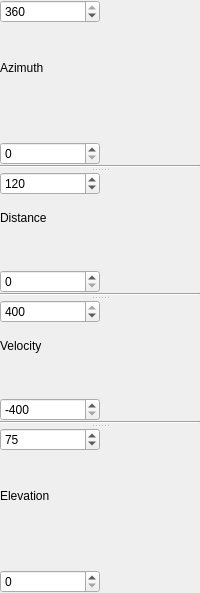
     <widget class="QWidget" name="widgetPlot" native="true">
      <layout class="QHBoxLayout" name="horizontalLayout_32">
       <property name="spacing">
        <number>0</number>
       </property>
       <property name="leftMargin">
        <number>0</number>
       </property>
       <property name="topMargin">
        <number>0</number>
       </property>
       <property name="rightMargin">
        <number>0</number>
       </property>
       <property name="bottomMargin">
        <number>0</number>
       </property>
       <item>
        <widget class="QSplitter" name="splitter_3">
         <property name="orientation">
          <enum>Qt::Vertical</enum>
         </property>
         <widget class="QSplitter" name="splitter_1">
          <property name="orientation">
           <enum>Qt::Vertical</enum>
          </property>
          <widget class="QWidget" name="widgetGrAz" native="true">
           <property name="font">
            <font>
             <underline>false</underline>
            </font>
           </property>
           <layout class="QHBoxLayout" name="horizontalLayout_23">
            <property name="spacing">
             <number>0</number>
            </property>
            <property name="leftMargin">
             <number>0</number>
            </property>
            <property name="topMargin">
             <number>0</number>
            </property>
            <property name="rightMargin">
             <number>0</number>
            </property>
            <property name="bottomMargin">
             <number>0</number>
            </property>
            <item>
             <layout class="QVBoxLayout" name="verticalLayout_5">
              <item>
               <layout class="QHBoxLayout" name="horizontalLayout_21">
                <property name="spacing">
                 <number>0</number>
                </property>
                <item>
                 <widget class="QWidget" name="widget_2" native="true">
                  <property name="minimumSize">
                   <size>
                    <width>0</width>
                    <height>0</height>
                   </size>
                  </property>
                  <layout class="QHBoxLayout" name="horizontalLayout_11">
                   <property name="spacing">
                    <number>0</number>
                   </property>
                   <property name="leftMargin">
                    <number>0</number>
                   </property>
                   <property name="topMargin">
                    <number>0</number>
                   </property>
                   <property name="rightMargin">
                    <number>0</number>
                   </property>
                   <property name="bottomMargin">
                    <number>0</number>
                   </property>
                   <item>
                    <layout class="QVBoxLayout" name="verticalLayout">
                     <item>
                      <layout class="QHBoxLayout" name="horizontalLayout_6">
                       <item>
                        <widget class="QSpinBox" name="azimuthMax">
                         <property name="sizePolicy">
                          <sizepolicy hsizetype="Preferred" vsizetype="Fixed">
                           <horstretch>0</horstretch>
                           <verstretch>0</verstretch>
                          </sizepolicy>
                         </property>
                         <property name="minimumSize">
                          <size>
                           <width>0</width>
                           <height>0</height>
                          </size>
                         </property>
                         <property name="maximum">
                          <number>360</number>
                         </property>
                         <property name="value">
                          <number>360</number>
                         </property>
                        </widget>
                       </item>
                      </layout>
                     </item>
                     <item>
                      <spacer name="verticalSpacer_15">
                       <property name="orientation">
                        <enum>Qt::Vertical</enum>
                       </property>
                       <property name="sizeHint" stdset="0">
                        <size>
                         <width>20</width>
                         <height>40</height>
                        </size>
                       </property>
                      </spacer>
                     </item>
                     <item>
                      <layout class="QHBoxLayout" name="horizontalLayout_3">
                       <item>
                        <widget class="QLabel" name="label_18">
                         <property name="sizePolicy">
                          <sizepolicy hsizetype="Minimum" vsizetype="Preferred">
                           <horstretch>0</horstretch>
                           <verstretch>0</verstretch>
                          </sizepolicy>
                         </property>
                         <property name="text">
                          <string>Azimuth</string>
                         </property>
                        </widget>
                       </item>
                      </layout>
                     </item>
                     <item>
                      <widget class="QLabel" name="azimuthCoordsx">
                       <property name="text">
                        <string/>
                       </property>
                      </widget>
                     </item>
                     <item>
                      <widget class="QLabel" name="azimuthCoordsy">
                       <property name="text">
                        <string/>
                       </property>
                      </widget>
                     </item>
                     <item>
                      <spacer name="verticalSpacer_16">
                       <property name="orientation">
                        <enum>Qt::Vertical</enum>
                       </property>
                       <property name="sizeHint" stdset="0">
                        <size>
                         <width>20</width>
                         <height>40</height>
                        </size>
                       </property>
                      </spacer>
                     </item>
                     <item>
                      <layout class="QHBoxLayout" name="horizontalLayout_12">
                       <item>
                        <widget class="QSpinBox" name="azimuthMin">
                         <property name="sizePolicy">
                          <sizepolicy hsizetype="Preferred" vsizetype="Fixed">
                           <horstretch>0</horstretch>
                           <verstretch>0</verstretch>
                          </sizepolicy>
                         </property>
                         <property name="minimumSize">
                          <size>
                           <width>0</width>
                           <height>0</height>
                          </size>
                         </property>
                         <property name="maximum">
                          <number>360</number>
                         </property>
                        </widget>
                       </item>
                      </layout>
                     </item>
                    </layout>
                   </item>
                  </layout>
                 </widget>
                </item>
                <item>
                 <layout class="QHBoxLayout" name="horizontalLayout_13">
                  <item>
                   <widget class="QWidget" name="widgetAzimuth" native="true">
                    <property name="sizePolicy">
                     <sizepolicy hsizetype="Minimum" vsizetype="Preferred">
                      <horstretch>0</horstretch>
                      <verstretch>0</verstretch>
                     </sizepolicy>
                    </property>
                    <layout class="QHBoxLayout" name="horizontalLayout_26">
                     <property name="spacing">
                      <number>0</number>
                     </property>
                     <property name="leftMargin">
                      <number>0</number>
                     </property>
                     <property name="topMargin">
                      <number>0</number>
                     </property>
                     <property name="rightMargin">
                      <number>0</number>
                     </property>
                     <property name="bottomMargin">
                      <number>0</number>
                     </property>
                    </layout>
                   </widget>
                  </item>
                 </layout>
                </item>
               </layout>
              </item>
              <item>
               <widget class="Line" name="line">
                <property name="orientation">
                 <enum>Qt::Horizontal</enum>
                </property>
               </widget>
              </item>
             </layout>
            </item>
           </layout>
          </widget>
          <widget class="QWidget" name="widgetGrDis" native="true">
           <layout class="QHBoxLayout" name="horizontalLayout_25">
            <property name="spacing">
             <number>0</number>
            </property>
            <property name="leftMargin">
             <number>0</number>
            </property>
            <property name="topMargin">
             <number>0</number>
            </property>
            <property name="rightMargin">
             <number>0</number>
            </property>
            <property name="bottomMargin">
             <number>0</number>
            </property>
            <item>
             <layout class="QVBoxLayout" name="verticalLayout_6">
              <item>
               <layout class="QHBoxLayout" name="horizontalLayout_24">
                <property name="spacing">
                 <number>0</number>
                </property>
                <item>
                 <widget class="QWidget" name="widget_3" native="true">
                  <layout class="QHBoxLayout" name="horizontalLayout_14">
                   <property name="spacing">
                    <number>0</number>
                   </property>
                   <property name="leftMargin">
                    <number>0</number>
                   </property>
                   <property name="topMargin">
                    <number>0</number>
                   </property>
                   <property name="rightMargin">
                    <number>0</number>
                   </property>
                   <property name="bottomMargin">
                    <number>0</number>
                   </property>
                   <item>
                    <layout class="QVBoxLayout" name="verticalLayout_2">
                     <item>
                      <layout class="QHBoxLayout" name="horizontalLayout_4">
                       <item>
                        <widget class="QSpinBox" name="distanceMax">
                         <property name="sizePolicy">
                          <sizepolicy hsizetype="Preferred" vsizetype="Fixed">
                           <horstretch>0</horstretch>
                           <verstretch>0</verstretch>
                          </sizepolicy>
                         </property>
                         <property name="minimumSize">
                          <size>
                           <width>0</width>
                           <height>0</height>
                          </size>
                         </property>
                         <property name="maximum">
                          <number>160</number>
                         </property>
                         <property name="singleStep">
                          <number>5</number>
                         </property>
                         <property name="value">
                          <number>120</number>
                         </property>
                        </widget>
                       </item>
                      </layout>
                     </item>
                     <item>
                      <spacer name="verticalSpacer_9">
                       <property name="orientation">
                        <enum>Qt::Vertical</enum>
                       </property>
                       <property name="sizeHint" stdset="0">
                        <size>
                         <width>20</width>
                         <height>18</height>
                        </size>
                       </property>
                      </spacer>
                     </item>
                     <item>
                      <layout class="QHBoxLayout" name="horizontalLayout_16">
                       <item>
                        <widget class="QLabel" name="label_15">
                         <property name="sizePolicy">
                          <sizepolicy hsizetype="Minimum" vsizetype="Preferred">
                           <horstretch>0</horstretch>
                           <verstretch>0</verstretch>
                          </sizepolicy>
                         </property>
                         <property name="text">
                          <string>Distance</string>
                         </property>
                        </widget>
                       </item>
                      </layout>
                     </item>
                     <item>
                      <widget class="QLabel" name="distanceCoordsx">
                       <property name="text">
                        <string/>
                       </property>
                      </widget>
                     </item>
                     <item>
                      <widget class="QLabel" name="distanceCoordsy">
                       <property name="text">
                        <string/>
                       </property>
                      </widget>
                     </item>
                     <item>
                      <spacer name="verticalSpacer_10">
                       <property name="orientation">
                        <enum>Qt::Vertical</enum>
                       </property>
                       <property name="sizeHint" stdset="0">
                        <size>
                         <width>20</width>
                         <height>18</height>
                        </size>
                       </property>
                      </spacer>
                     </item>
                     <item>
                      <layout class="QHBoxLayout" name="horizontalLayout_8">
                       <item>
                        <widget class="QSpinBox" name="distanceMin">
                         <property name="sizePolicy">
                          <sizepolicy hsizetype="Preferred" vsizetype="Fixed">
                           <horstretch>0</horstretch>
                           <verstretch>0</verstretch>
                          </sizepolicy>
                         </property>
                         <property name="minimumSize">
                          <size>
                           <width>0</width>
                           <height>0</height>
                          </size>
                         </property>
                         <property name="maximum">
                          <number>160</number>
                         </property>
                        </widget>
                       </item>
                      </layout>
                     </item>
                    </layout>
                   </item>
                  </layout>
                 </widget>
                </item>
                <item>
                 <widget class="QWidget" name="widgetDistance" native="true">
                  <property name="sizePolicy">
                   <sizepolicy hsizetype="Minimum" vsizetype="Preferred">
                    <horstretch>0</horstretch>
                    <verstretch>0</verstretch>
                   </sizepolicy>
                  </property>
                  <layout class="QHBoxLayout" name="horizontalLayout_18">
                   <property name="spacing">
                    <number>0</number>
                   </property>
                   <property name="leftMargin">
                    <number>0</number>
                   </property>
                   <property name="topMargin">
                    <number>0</number>
                   </property>
                   <property name="rightMargin">
                    <number>0</number>
                   </property>
                   <property name="bottomMargin">
                    <number>0</number>
                   </property>
                  </layout>
                 </widget>
                </item>
               </layout>
              </item>
              <item>
               <widget class="Line" name="line_2">
                <property name="orientation">
                 <enum>Qt::Horizontal</enum>
                </property>
               </widget>
              </item>
             </layout>
            </item>
           </layout>
          </widget>
         </widget>
         <widget class="QSplitter" name="splitter_2">
          <property name="orientation">
           <enum>Qt::Vertical</enum>
          </property>
          <widget class="QWidget" name="widgetGrVel" native="true">
           <layout class="QVBoxLayout" name="verticalLayout_7">
            <property name="spacing">
             <number>0</number>
            </property>
            <property name="leftMargin">
             <number>0</number>
            </property>
            <property name="topMargin">
             <number>0</number>
            </property>
            <property name="rightMargin">
             <number>0</number>
            </property>
            <property name="bottomMargin">
             <number>0</number>
            </property>
            <item>
             <layout class="QHBoxLayout" name="horizontalLayout_28">
              <property name="spacing">
               <number>0</number>
              </property>
              <item>
               <widget class="QWidget" name="widget_4" native="true">
                <layout class="QHBoxLayout" name="horizontalLayout_15">
                 <property name="spacing">
                  <number>0</number>
                 </property>
                 <property name="leftMargin">
                  <number>0</number>
                 </property>
                 <property name="topMargin">
                  <number>0</number>
                 </property>
                 <property name="rightMargin">
                  <number>0</number>
                 </property>
                 <property name="bottomMargin">
                  <number>0</number>
                 </property>
                 <item>
                  <layout class="QVBoxLayout" name="verticalLayout_3">
                   <item>
                    <layout class="QHBoxLayout" name="horizontalLayout_2">
                     <item>
                      <widget class="QSpinBox" name="velocityMax">
                       <property name="sizePolicy">
                        <sizepolicy hsizetype="Preferred" vsizetype="Fixed">
                         <horstretch>0</horstretch>
                         <verstretch>0</verstretch>
                        </sizepolicy>
                       </property>
                       <property name="minimumSize">
                        <size>
                         <width>0</width>
                         <height>0</height>
                        </size>
                       </property>
                       <property name="minimum">
                        <number>-400</number>
                       </property>
                       <property name="maximum">
                        <number>400</number>
                       </property>
                       <property name="singleStep">
                        <number>10</number>
                       </property>
                       <property name="value">
                        <number>400</number>
                       </property>
                      </widget>
                     </item>
                    </layout>
                   </item>
                   <item>
                    <spacer name="verticalSpacer_13">
                     <property name="orientation">
                      <enum>Qt::Vertical</enum>
                     </property>
                     <property name="sizeHint" stdset="0">
                      <size>
                       <width>20</width>
                       <height>18</height>
                      </size>
                     </property>
                    </spacer>
                   </item>
                   <item>
                    <layout class="QHBoxLayout" name="horizontalLayout_19">
                     <item>
                      <widget class="QLabel" name="label_17">
                       <property name="sizePolicy">
                        <sizepolicy hsizetype="Minimum" vsizetype="Preferred">
                         <horstretch>0</horstretch>
                         <verstretch>0</verstretch>
                        </sizepolicy>
                       </property>
                       <property name="text">
                        <string>Velocity</string>
                       </property>
                      </widget>
                     </item>
                    </layout>
                   </item>
                   <item>
                    <widget class="QLabel" name="velocityCoordsx">
                     <property name="text">
                      <string/>
                     </property>
                    </widget>
                   </item>
                   <item>
                    <widget class="QLabel" name="velocityCoordsy">
                     <property name="text">
                      <string/>
                     </property>
                    </widget>
                   </item>
                   <item>
                    <spacer name="verticalSpacer_14">
                     <property name="orientation">
                      <enum>Qt::Vertical</enum>
                     </property>
                     <property name="sizeHint" stdset="0">
                      <size>
                       <width>20</width>
                       <height>18</height>
                      </size>
                     </property>
                    </spacer>
                   </item>
                   <item>
                    <layout class="QHBoxLayout" name="horizontalLayout_9">
                     <item>
                      <widget class="QSpinBox" name="velocityMin">
                       <property name="sizePolicy">
                        <sizepolicy hsizetype="Preferred" vsizetype="Fixed">
                         <horstretch>0</horstretch>
                         <verstretch>0</verstretch>
                        </sizepolicy>
                       </property>
                       <property name="minimumSize">
                        <size>
                         <width>0</width>
                         <height>0</height>
                        </size>
                       </property>
                       <property name="minimum">
                        <number>-400</number>
                       </property>
                       <property name="maximum">
                        <number>400</number>
                       </property>
                       <property name="singleStep">
                        <number>10</number>
                       </property>
                       <property name="value">
                        <number>-400</number>
                       </property>
                      </widget>
                     </item>
                    </layout>
                   </item>
                  </layout>
                 </item>
                </layout>
               </widget>
              </item>
              <item>
               <widget class="QWidget" name="widgetVelocity" native="true">
                <property name="sizePolicy">
                 <sizepolicy hsizetype="Minimum" vsizetype="Preferred">
                  <horstretch>0</horstretch>
                  <verstretch>0</verstretch>
                 </sizepolicy>
                </property>
                <layout class="QHBoxLayout" name="horizontalLayout_29">
                 <property name="spacing">
                  <number>0</number>
                 </property>
                 <property name="leftMargin">
                  <number>0</number>
                 </property>
                 <property name="topMargin">
                  <number>0</number>
                 </property>
                 <property name="rightMargin">
                  <number>0</number>
                 </property>
                 <property name="bottomMargin">
                  <number>0</number>
                 </property>
                </layout>
               </widget>
              </item>
             </layout>
            </item>
            <item>
             <widget class="Line" name="line_3">
              <property name="orientation">
               <enum>Qt::Horizontal</enum>
              </property>
             </widget>
            </item>
           </layout>
          </widget>
          <widget class="QWidget" name="widgetGrElev" native="true">
           <layout class="QHBoxLayout" name="horizontalLayout_31">
            <property name="spacing">
             <number>0</number>
            </property>
            <property name="leftMargin">
             <number>0</number>
            </property>
            <property name="topMargin">
             <number>0</number>
            </property>
            <property name="rightMargin">
             <number>0</number>
            </property>
            <property name="bottomMargin">
             <number>0</number>
            </property>
            <item>
             <layout class="QHBoxLayout" name="horizontalLayout_30">
              <property name="spacing">
               <number>0</number>
              </property>
              <item>
               <widget class="QWidget" name="widget_5" native="true">
                <layout class="QHBoxLayout" name="horizontalLayout_17">
                 <property name="spacing">
                  <number>0</number>
                 </property>
                 <property name="leftMargin">
                  <number>0</number>
                 </property>
                 <property name="topMargin">
                  <number>0</number>
                 </property>
                 <property name="rightMargin">
                  <number>0</number>
                 </property>
                 <property name="bottomMargin">
                  <number>0</number>
                 </property>
                 <item>
                  <layout class="QVBoxLayout" name="verticalLayout_4">
                   <item>
                    <layout class="QHBoxLayout" name="horizontalLayout_10">
                     <item>
                      <widget class="QSpinBox" name="elevationMax">
                       <property name="sizePolicy">
                        <sizepolicy hsizetype="Preferred" vsizetype="Fixed">
                         <horstretch>0</horstretch>
                         <verstretch>0</verstretch>
                        </sizepolicy>
                       </property>
                       <property name="minimumSize">
                        <size>
                         <width>0</width>
                         <height>0</height>
                        </size>
                       </property>
                       <property name="maximum">
                        <number>90</number>
                       </property>
                       <property name="singleStep">
                        <number>5</number>
                       </property>
                       <property name="value">
                        <number>75</number>
                       </property>
                      </widget>
                     </item>
                    </layout>
                   </item>
                   <item>
                    <spacer name="verticalSpacer_11">
                     <property name="orientation">
                      <enum>Qt::Vertical</enum>
                     </property>
                     <property name="sizeHint" stdset="0">
                      <size>
                       <width>20</width>
                       <height>40</height>
                      </size>
                     </property>
                    </spacer>
                   </item>
                   <item>
                    <layout class="QHBoxLayout" name="horizontalLayout_22">
                     <item>
                      <widget class="QLabel" name="label_16">
                       <property name="sizePolicy">
                        <sizepolicy hsizetype="Minimum" vsizetype="Preferred">
                         <horstretch>0</horstretch>
                         <verstretch>0</verstretch>
                        </sizepolicy>
                       </property>
                       <property name="text">
                        <string>Elevation</string>
                       </property>
                      </widget>
                     </item>
                    </layout>
                   </item>
                   <item>
                    <widget class="QLabel" name="elevationCoordsx">
                     <property name="text">
                      <string/>
                     </property>
                    </widget>
                   </item>
                   <item>
                    <widget class="QLabel" name="elevationCoordsy">
                     <property name="text">
                      <string/>
                     </property>
                    </widget>
                   </item>
                   <item>
                    <spacer name="verticalSpacer_12">
                     <property name="orientation">
                      <enum>Qt::Vertical</enum>
                     </property>
                     <property name="sizeHint" stdset="0">
                      <size>
                       <width>20</width>
                       <height>40</height>
                      </size>
                     </property>
                    </spacer>
                   </item>
                   <item>
                    <layout class="QHBoxLayout" name="horizontalLayout_5">
                     <item>
                      <widget class="QSpinBox" name="elevationMin">
                       <property name="sizePolicy">
                        <sizepolicy hsizetype="Preferred" vsizetype="Fixed">
                         <horstretch>0</horstretch>
                         <verstretch>0</verstretch>
                        </sizepolicy>
                       </property>
                       <property name="minimumSize">
                        <size>
                         <width>0</width>
                         <height>0</height>
                        </size>
                       </property>
                       <property name="maximum">
                        <number>90</number>
                       </property>
                      </widget>
                     </item>
                    </layout>
                   </item>
                  </layout>
                 </item>
                </layout>
               </widget>
              </item>
              <item>
               <widget class="QWidget" name="widgetElevation" native="true">
                <property name="sizePolicy">
                 <sizepolicy hsizetype="Minimum" vsizetype="Preferred">
                  <horstretch>0</horstretch>
                  <verstretch>0</verstretch>
                 </sizepolicy>
                </property>
                <layout class="QHBoxLayout" name="horizontalLayout_20">
                 <property name="spacing">
                  <number>0</number>
                 </property>
                 <property name="leftMargin">
                  <number>0</number>
                 </property>
                 <property name="topMargin">
                  <number>0</number>
                 </property>
                 <property name="rightMargin">
                  <number>0</number>
                 </property>
                 <property name="bottomMargin">
                  <number>0</number>
                 </property>
                </layout>
               </widget>
              </item>
             </layout>
            </item>
           </layout>
          </widget>
         </widget>
        </widget>
       </item>
      </layout>
     </widget>
